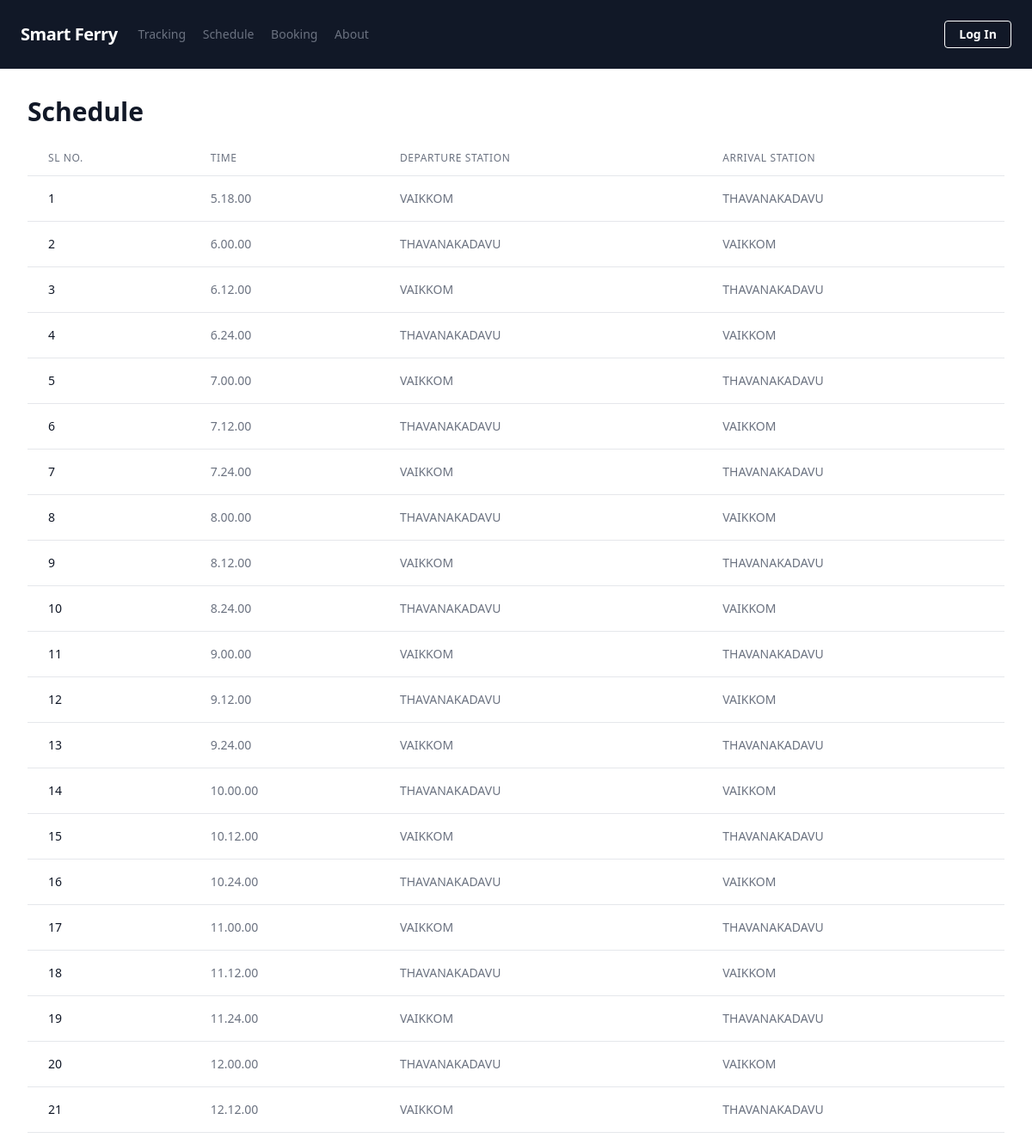
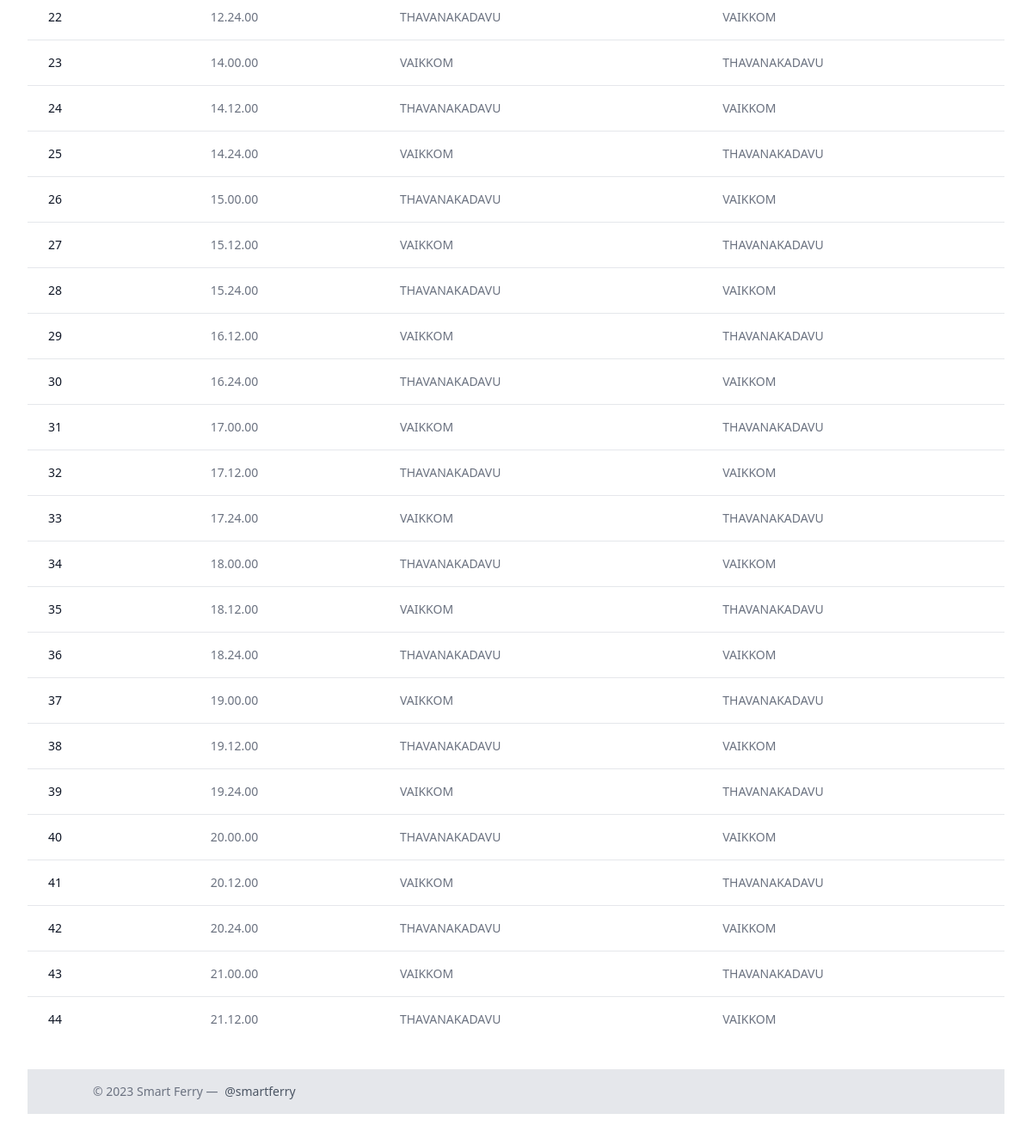
Page /schedule/ on the committed database (2 pictures, top to bottom).
### home/models.py (models this page shows, shortened)
class Vaikom(models.Model):
    time = models.CharField(max_length=100)
    departure = models.CharField(max_length=100)
    arrival = models.CharField(max_length=100)
    time_format = models.CharField(max_length=100)

### home/views.py (the view)
# urls.py: path('schedule/', views.schedule, name='schedule'),
def schedule(request):
    vaikom = Vaikom.objects.all()
    context = { 'vaikom': vaikom }
    return render(request, 'schedule.html', context)

### home/templates/schedule.html (shortened to what this page needs)
{% extends 'base.html' %}
{% load static %}
{% block content %}
<div class="max-w-7xl mx-auto my-8 px-4 sm:px-6 lg:px-8">
    <h1 class="text-3xl font-bold text-gray-900">Schedule</h1>
    <table class="min-w-full divide-y divide-gray-200 mt-4">
      <thead>
        <tr>
          <th scope="col" class="px-6 py-3 text-left text-xs font-medium text-gray-500 uppercase tracking-wider">Sl No.</th>
          <th scope="col" class="px-6 py-3 text-left text-xs font-medium text-gray-500 uppercase tracking-wider">Time</th>
          <th scope="col" class="px-6 py-3 text-left text-xs font-medium text-gray-500 uppercase tracking-wider">Departure Station</th>
          <th scope="col" class="px-6 py-3 text-left text-xs font-medium text-gray-500 uppercase tracking-wider">Arrival Station</th>
        </tr>
      </thead>
      <tbody class="bg-white divide-y divide-gray-200">
        {% for v in vaikom %}
        <tr>
          <td class="px-6 py-4 whitespace-nowrap text-sm font-medium text-gray-900">{{ forloop.counter }}</td>
          <td class="px-6 py-4 whitespace-nowrap text-sm text-gray-500"> {{ v.time_format }} </td>
          <td class="px-6 py-4 whitespace-nowrap text-sm text-gray-500"> {{ v.departure }} </td>
          <td class="px-6 py-4 whitespace-nowrap text-sm text-gray-500">{{ v.arrival }}</td>
        </tr>
        {% endfor %}
      </tbody>
    </table>
{% endblock  %}

### home/templates/base.html (shortened to what this page needs)
{% load static %}
<!DOCTYPE html>
<html lang="en">
<head>
  <link href="https://cdn.jsdelivr.net/npm/tailwindcss@2.2.7/dist/tailwind.min.css" rel="stylesheet">
  <link rel="stylesheet" href="https://unpkg.com/leaflet@1.9.3/dist/leaflet.css"
/>
</head>
<body>
  <nav class="flex items-center justify-between flex-wrap bg-gray-900 p-6">
    <div class="flex items-center flex-shrink-0 text-white mr-6">
      <a href="/ "> <span class="font-semibold text-xl tracking-tight">Smart Ferry</span> </a>
    </div>
    <div class="w-full block flex-grow lg:flex lg:items-center lg:w-auto">
      <div class="text-sm lg:flex-grow">
        <a href="/tracking" class="block mt-4 lg:inline-block lg:mt-0 text-gray-500 hover:text-white mr-4">
          Tracking
        </a>
        <a href="/schedule" class="block mt-4 lg:inline-block lg:mt-0 text-gray-500 hover:text-white mr-4">
          Schedule
        </a>
        <a href="/booking" class="block mt-4 lg:inline-block lg:mt-0 text-gray-500 hover:text-white mr-4">
          Booking
        </a>
        <a href="/about" class="block mt-4 lg:inline-block lg:mt-0 text-gray-500 hover:text-white">
          About
        </a>
      </div>
      <div>
        <a href="/login" class="inline-block text-sm font-semibold px-4 py-2 leading-none border rounded text-white border-white hover:border-transparent hover:text-gray-900 hover:bg-white mt-4 lg:mt-0">Log In</a>
      </div>
    </div>
  </nav>
{% block content %}
{% endblock %}
<div class="bg-gray-200">
    <div class="container mx-auto my-8 py-4 px-5 flex flex-wrap flex-col sm:flex-row">
      <p class="text-gray-500 text-sm text-center sm:text-left">© 2023 Smart Ferry —
        <a href="https://twitter.com/" class="text-gray-600 ml-1" target="_blank" rel="noopener noreferrer">@smartferry</a>
      </p>
      </div>
      </div>
        </body>
        </html>

### rows in the picture
Vaikom: time_format "5.18.00", departure "VAIKKOM", arrival "THAVANAKADAVU"
Vaikom: time_format "6.00.00", departure "THAVANAKADAVU", arrival "VAIKKOM"
Vaikom: time_format "6.12.00", departure "VAIKKOM", arrival "THAVANAKADAVU"
Vaikom: time_format "6.24.00", departure "THAVANAKADAVU", arrival "VAIKKOM"
Vaikom: time_format "7.00.00", departure "VAIKKOM", arrival "THAVANAKADAVU"
Vaikom: time_format "7.12.00", departure "THAVANAKADAVU", arrival "VAIKKOM"
Vaikom: time_format "7.24.00", departure "VAIKKOM", arrival "THAVANAKADAVU"
Vaikom: time_format "8.00.00", departure "THAVANAKADAVU", arrival "VAIKKOM"
Vaikom: time_format "8.12.00", departure "VAIKKOM", arrival "THAVANAKADAVU"
Vaikom: time_format "8.24.00", departure "THAVANAKADAVU", arrival "VAIKKOM"
Vaikom: time_format "9.00.00", departure "VAIKKOM", arrival "THAVANAKADAVU"
Vaikom: time_format "9.12.00", departure "THAVANAKADAVU", arrival "VAIKKOM"
Vaikom: time_format "9.24.00", departure "VAIKKOM", arrival "THAVANAKADAVU"
Vaikom: time_format "10.00.00", departure "THAVANAKADAVU", arrival "VAIKKOM"
Vaikom: time_format "10.12.00", departure "VAIKKOM", arrival "THAVANAKADAVU"
Vaikom: time_format "10.24.00", departure "THAVANAKADAVU", arrival "VAIKKOM"
Vaikom: time_format "11.00.00", departure "VAIKKOM", arrival "THAVANAKADAVU"
Vaikom: time_format "11.12.00", departure "THAVANAKADAVU", arrival "VAIKKOM"
Vaikom: time_format "11.24.00", departure "VAIKKOM", arrival "THAVANAKADAVU"
Vaikom: time_format "12.00.00", departure "THAVANAKADAVU", arrival "VAIKKOM"
Vaikom: time_format "12.12.00", departure "VAIKKOM", arrival "THAVANAKADAVU"
Vaikom: time_format "12.24.00", departure "THAVANAKADAVU", arrival "VAIKKOM"
Vaikom: time_format "14.00.00", departure "VAIKKOM", arrival "THAVANAKADAVU"
Vaikom: time_format "14.12.00", departure "THAVANAKADAVU", arrival "VAIKKOM"
Vaikom: time_format "14.24.00", departure "VAIKKOM", arrival "THAVANAKADAVU"
Vaikom: time_format "15.00.00", departure "THAVANAKADAVU", arrival "VAIKKOM"
Vaikom: time_format "15.12.00", departure "VAIKKOM", arrival "THAVANAKADAVU"
Vaikom: time_format "15.24.00", departure "THAVANAKADAVU", arrival "VAIKKOM"
Vaikom: time_format "16.12.00", departure "VAIKKOM", arrival "THAVANAKADAVU"
Vaikom: time_format "16.24.00", departure "THAVANAKADAVU", arrival "VAIKKOM"
Vaikom: time_format "17.00.00", departure "VAIKKOM", arrival "THAVANAKADAVU"
Vaikom: time_format "17.12.00", departure "THAVANAKADAVU", arrival "VAIKKOM"
Vaikom: time_format "17.24.00", departure "VAIKKOM", arrival "THAVANAKADAVU"
Vaikom: time_format "18.00.00", departure "THAVANAKADAVU", arrival "VAIKKOM"
Vaikom: time_format "18.12.00", departure "VAIKKOM", arrival "THAVANAKADAVU"
Vaikom: time_format "18.24.00", departure "THAVANAKADAVU", arrival "VAIKKOM"
Vaikom: time_format "19.00.00", departure "VAIKKOM", arrival "THAVANAKADAVU"
Vaikom: time_format "19.12.00", departure "THAVANAKADAVU", arrival "VAIKKOM"
Vaikom: time_format "19.24.00", departure "VAIKKOM", arrival "THAVANAKADAVU"
Vaikom: time_format "20.00.00", departure "THAVANAKADAVU", arrival "VAIKKOM"
Vaikom: time_format "20.12.00", departure "VAIKKOM", arrival "THAVANAKADAVU"
Vaikom: time_format "20.24.00", departure "THAVANAKADAVU", arrival "VAIKKOM"
Vaikom: time_format "21.00.00", departure "VAIKKOM", arrival "THAVANAKADAVU"
Vaikom: time_format "21.12.00", departure "THAVANAKADAVU", arrival "VAIKKOM"
